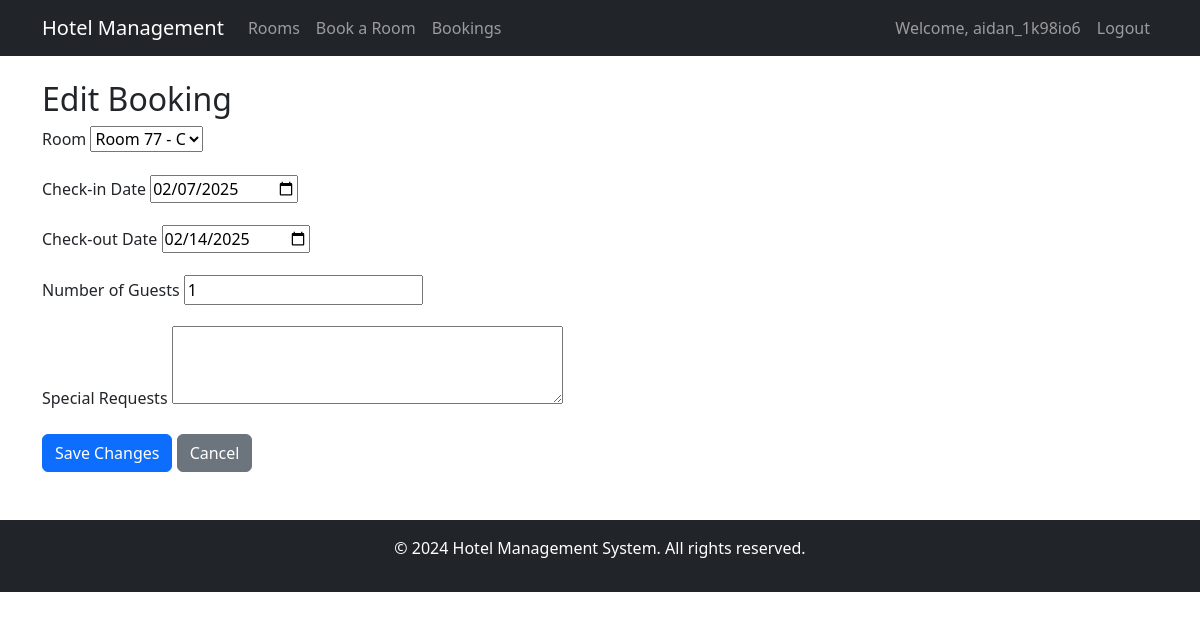
Before: /bookings/edit/24/ (signed in) with the older database file.
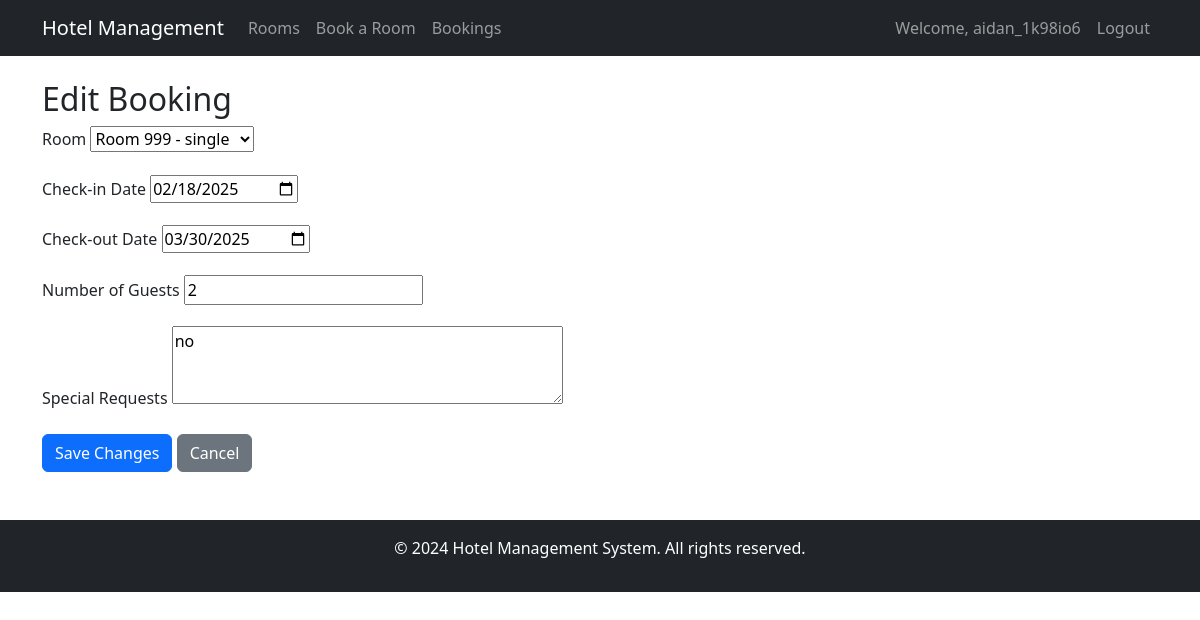
After: the same page with the newer database file.
### hotel_app/models.py (models this page shows, shortened)
class Booking(models.Model):
    guest = models.ForeignKey(User, on_delete=models.CASCADE, null=True, blank=True)
    room = models.ForeignKey(Room, on_delete=models.CASCADE)
    check_in = models.DateField()
    check_out = models.DateField()
    guests = models.IntegerField()
    special_requests = models.TextField(blank=True, null=True)
    created_at = models.DateTimeField(default=timezone.now)

### hotel_app/views.py (the view)
# urls.py: path('bookings/edit/<int:booking_id>/', views.edit_booking, name='edit_booking'),  # Edit booking view
@login_required
def edit_booking(request, booking_id):
    booking = get_object_or_404(Booking, id=booking_id)
    if request.method == 'POST':
        form = BookingForm(request.POST, instance=booking)
        if form.is_valid():
            form.save()
            messages.success(request, 'Booking updated successfully.')
            return redirect('booking_list')
        else:
            print(form.errors)
            messages.error(request, 'Please correct the errors below.')
    else:
        form = BookingForm(instance=booking)
    return render(request, 'hotel_app/booking_edit.html', {'form': form, 'booking': booking})

### hotel_app/forms.py (shortened to what this page needs)
class BookingForm(forms.ModelForm):
    class Meta:
        model = Booking
        fields = ['room', 'check_in', 'check_out', 'guests', 'special_requests']
        widgets = {
            'check_in': forms.DateInput(attrs={'type': 'date'}),
            'check_out': forms.DateInput(attrs={'type': 'date'}),
            'special_requests': forms.Textarea(attrs={'rows': 3}),
        }

### hotel_app/models.py (called while the page is built)
    def __str__(self):
        return f"Room {self.number} - {self.room_type}"

### hotel_app/templates/hotel_app/booking_edit.html (shortened to what this page needs)
{% extends 'hotel_app/base.html' %}
{% block content %}
<h2>Edit Booking</h2>
<form method="post" action="{% url 'edit_booking' booking.id %}">
    <div class="mb-3">
        <label for="room" class="form-label">Room</label>
        {{ form.room.as_widget }}
    </div>
    <div class="mb-3">
        <label for="check_in" class="form-label">Check-in Date</label>
        {{ form.check_in.as_widget }}
    </div>
    <div class="mb-3">
        <label for="check_out" class="form-label">Check-out Date</label>
        {{ form.check_out.as_widget }}
    </div>
    <div class="mb-3">
        <label for="guests" class="form-label">Number of Guests</label>
        {{ form.guests.as_widget }}
    </div>
    <div class="mb-3">
        <label for="special_requests" class="form-label">Special Requests</label>
        {{ form.special_requests.as_widget }}
    </div>
    <button type="submit" class="btn btn-primary">Save Changes</button>
    <a href="{% url 'booking_list' %}" class="btn btn-secondary">Cancel</a>
</form>
{% endblock %}

Changed rows visible on the page:
now on this page (row edited): Booking: room "Room 999 - single", check_in "02/18/2025", check_out "03/30/2025", guests "2", special_requests "no"
Other visible differences:
form field room: "Room 77 - C" → (not shown)
form field check_in: "02/07/2025" → (not shown)
form field check_out: "02/14/2025" → (not shown)
form field guests: "1" → (not shown)
